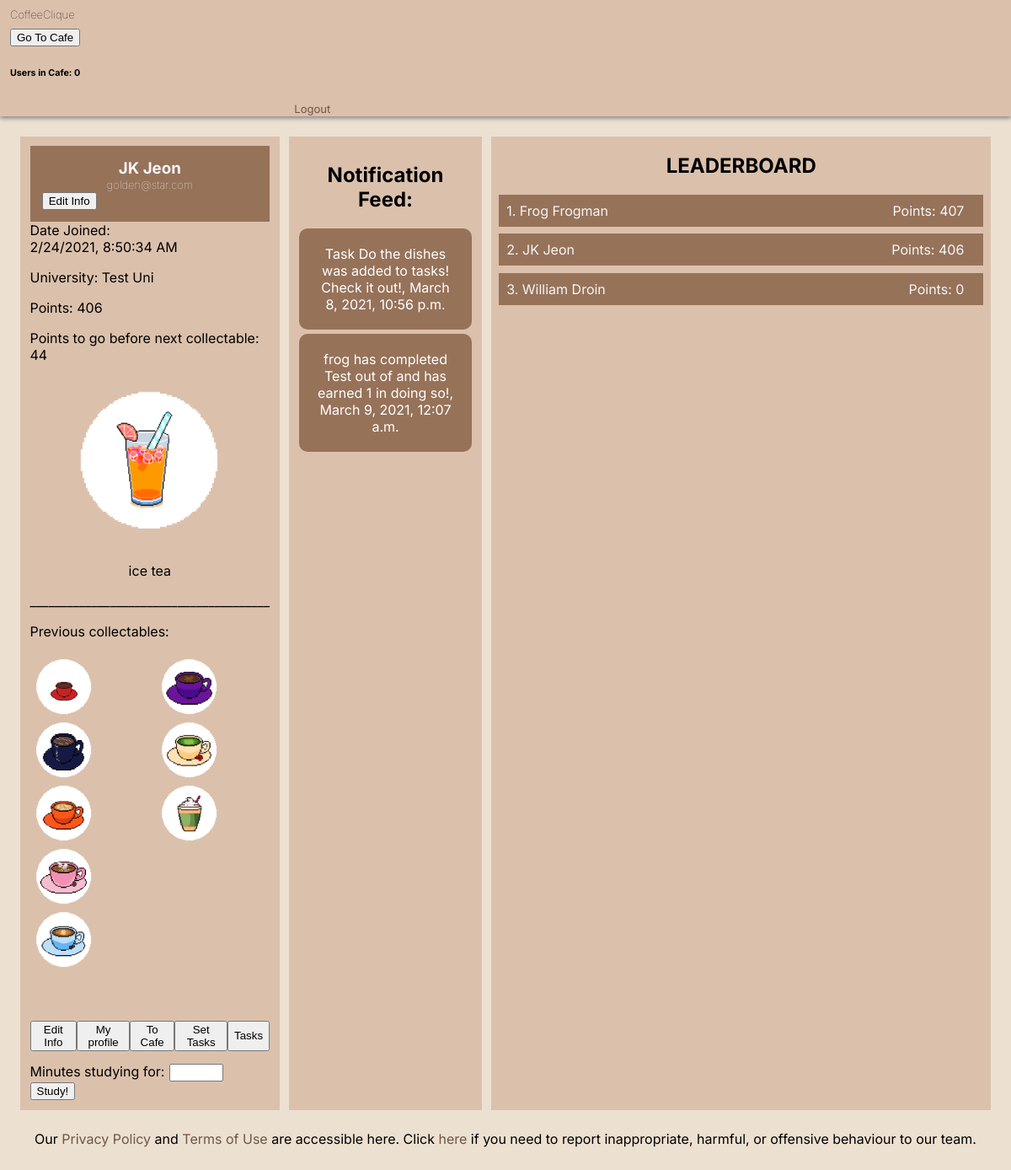
/dashboard (signed in), run on the app's committed database.
### app/models.py (models this page shows, shortened)
class CoffeeUser(AbstractBaseUser):
    AVAILABLE_UNIS = (
        ("University of Exeter", "University of Exeter"),
        ("Test uni", "Test uni")
    )
    email = models.EmailField(verbose_name="email", unique=True)
    date_joined = models.DateTimeField(verbose_name="date_joined",
                                       auto_now_add=True)
    last_login = models.DateTimeField(verbose_name="last_login", auto_now=True)
    is_admin = models.BooleanField(default=False)
    is_active = models.BooleanField(default=True)
    is_staff = models.BooleanField(default=False)
    is_superuser = models.BooleanField(default=False)
    first_name = models.CharField(max_length=50)
    last_name = models.CharField(max_length=50)
    university = models.CharField(max_length=50, choices=AVAILABLE_UNIS)
    year = models.PositiveIntegerField(null=True, blank=True)
    course = models.CharField(max_length=50, blank=True)
    cafe_table_ids = models.ManyToManyField(CafeTable, blank=True)
    points = models.PositiveIntegerField(default=0)
    studying_until = models.DateTimeField(null=True, blank=True)
    share_tables = models.BooleanField(default=True)
    tasks_set_today = models.PositiveIntegerField(default=0)
    next_possible_set = models.DateField(null=True, blank=True)
    student_tasks_completed = models.PositiveIntegerField(default=0)
    next_possible_complete = models.DateField(null=True, blank=True)
    facebook = models.CharField(max_length=255, null=True, blank=True)
    twitter = models.CharField(max_length=255, null=True, blank=True)
    instagram = models.CharField(max_length=255, null=True, blank=True)
    USERNAME_FIELD = "email"  # users log in using their email
    REQUIRED_FIELDS = ["first_name", "last_name", "university", "is_staff"]
    objects = CoffeeUserManager()

class Notification(models.Model):
    NOTIFICATION_TYPES = ((1, 'Award'), (2, 'Points'), (3, 'Task'))
    table_id = models.ForeignKey(CafeTable, on_delete=models.CASCADE,
                                 related_name="noti_post", blank=False,
                                 null=True)
    notification_type = models.IntegerField(choices=NOTIFICATION_TYPES)
    text_preview = models.CharField(max_length=90, blank=True)
    date = models.DateTimeField(auto_now_add=True)

### app/views.py (the view, shortened to what this page needs)
# urls.py: path('dashboard', views.dashboard, name='dashboard'),
@login_required(login_url='/')
def dashboard(request):
    user = request.user
    tables = CafeTable.objects.filter(
        university=user.university,
        table_id__in=user.cafe_table_ids.values_list('table_id',
                                                     flat=True)
    )
    notifications = Notification.objects.filter(table_id__in=tables)
    users = CoffeeUser.objects.filter(is_staff=False)
    sorted_users = sorted(users, key=attrgetter("points"), reverse=True)
    if len(sorted_users) > 10:
        sorted_users = sorted_users[:9]
    if user.is_staff is False:
        current_user_points = user.points
        points_level = check_points_treshold(current_user_points)
        link_img = list_coffee_link[int(points_level)]
        name_coffee = list_coffee_name[int(points_level)]
        previous_collectables = []
        index_list = 0
        while index_list < int(points_level):
            previous_collectables.append(list_coffee_link[index_list])
            index_list += 1
        points_to_go_next_collectable = int(how_much_to_go(points_level))
        if points_to_go_next_collectable < 10:
            n_text = user.first_name + \
                " has less than 10 points to go until their next award!"
            notif = Notification(table_id=0, notification_type=1,
                                 text_preview=n_text)
            notif.save()
        if user.studying_until:
            if user.studying_until <= datetime.datetime.now():
                user.studying_until = None
                user.save()
                studying = False
            else:
                studying = True
        else:
            studying = False
    else:  # staff user - don't waste computation on irrelevant stuff
        link_img = ''
        points_to_go_next_collectable = 0
        name_coffee = ''
        previous_collectables = []
        studying = False
    tz_date = pytz.utc.localize(user.date_joined).isoformat()
    context = {
        'firstName': user.first_name,
        'lastName': user.last_name,
        'email': user.email,
        'university': user.get_university_display(),
        'dateJoined': tz_date,
        'points': user.points,
        'users': sorted_users,
        'collectable': link_img,
        'pointsToGo': points_to_go_next_collectable,
        'nameCollectable': name_coffee,
        'previousCollectables': previous_collectables,
        'listOfCoffeeLink': list_coffee_link,
        'num_users': get_number_current_users(),
        'break_form': StudyBreaksForm(),
        'studying': studying,
        'pk': user.pk,
        'staff': user.is_staff,
        'notifications': notifications,
    }
    return render(request, "dashboard.html", context)

### app/forms.py
class StudyBreaksForm(forms.Form):
    minutes_studying_for = forms.IntegerField(min_value=5, max_value=300)

### app/small_scripts_def.py (called while the page is built)
def check_points_treshold(total_points):
    level = total_points/50
    if level >= 9:
        level = 9
    return level

def how_much_to_go(current_level):
    if current_level < 9:
        int_value = int(current_level)
        to_go_level = (int_value+1) - current_level
        to_go_points = to_go_level*50
    else:
        to_go_points = 0
    return to_go_points

### app/views.py (called while the page is built)
def get_number_current_users():
    active_sessions = Session.objects.filter(expire_date__gte=timezone.now())
    active = 0
    for session in active_sessions:
        data = session.get_decoded()
        if data != {}:
            active += 1
    return active

### app/templates/dashboard.html (shortened to what this page needs)
<!DOCTYPE html>
<html lang="en">
<head>
  {% load static %}
  <link rel="stylesheet" type="text/css" href="{% static 'css/basic.css' %}"></link>
  <link rel="stylesheet" type="text/css" href="{% static 'css/dashboard.css' %}"></link>
</head>
<body>
  <div class="top_bar">
    <h6 class="app_name">CoffeeClique</h6>
    <div class="cafe_data">
      <button class="goToCafe_button" onclick="document.location='table_view'" id="table_view">Go To Cafe</button>
      <h6 class="user_count_dash">Users in Cafe: {{ num_users }}</h6>
    </div>
    <a class="logout" href="{% url 'logout' %}">Logout</a>
  </div>
  <div class="main">
    <div class="user_info">
      <div class="person">
        <h3 class="name"> {{ firstName }} {{ lastName }} </h3>
        <p class="email"> {{ email }} </p>
        <button class="edit_button" onclick="document.location='dashboard/edit_info'" id="edit_info">Edit Info</button>
      </div>
        Date Joined:
        <div id="joinDate"></div>
      <p class="uni"> University: {{ university }} </p>
      {% if staff is False %}
      <p> Points: {{ points }} </p>
      <p> Points to go before next collectable: {{ pointsToGo }} </p>
      <div class="Collectable">
        <p style=" text-align: center ">
        <img src='{% static collectable %}' style="width: 200px; height: auto">
      </p>
        <p style=" text-align: center "> {{nameCollectable}} </p>
      </div>
      <p> _______________________________________ </p>
      <p> Previous collectables: </p>
      <div class="grid_collectables">
        {% for img in previousCollectables %}
        {% if forloop.counter > 5%}
          <img src="{% static img %}" style="grid-column: 2; grid-row: ;" >
        {% endif %}
        {% if forloop.counter < 6 %}
          <img src="{% static img %}" style="grid-column: 1; grid-row: {{forloop.counter}};" >
        {% endif %}
        {% endfor %}
      </div>
      {% endif %}
      <div class="buttons">
        <button onclick="document.location='dashboard/edit_info'" id="edit_info">Edit Info</button>
        <button class="otherbutton" onclick="document.location='profile_page/{{ pk }}'" id="profile_page">My profile</button>
        <button onclick="document.location='table_view'" id="table_view">To Cafe</button>
        <button class="otherbutton" onclick="document.location='set_tasks'" id="set_tasks">Set Tasks</button>
        {% if staff is False %}
        <button class="otherbutton" onclick="document.location='view_tasks'" id="view_tasks">Tasks</button>
        {% endif %}
      </div>
      {% if staff is False %}
      <div class="set_study_break">
        {% if studying == False %}
        <form method="post">
          {{ break_form }}<button type="submit"> Study! </button>
        </form>
        {% endif %}
      </div>
      {% endif %}
    </div>
    <div class="user_info">
    <h2 class="board_title">Notification Feed: </h2>
    {% for notification in notifications %}
      <div class='notification'>
      {{notification.text_preview}}, {{notification.date}}
      </div>
    {% endfor %}
    </div>
    <div class="leaderboard">
      <h2 class="board_title">LEADERBOARD</h2>
    {% for student in users %}
      <li>{{ forloop.counter }}. <div class="student">{{ student.first_name }} {{ student.last_name }}</div> <div class="points">Points: {{ student.points }}</div></li>
    {% endfor %}
    </div>
</div>
<center>
Our <a href="privacy" target="_blank">Privacy Policy</a> and <a href="terms" target="_blank">Terms of Use</a> are accessible here. Click <a href="report">here</a> if you need to report inappropriate, harmful, or offensive behaviour to our team.<br><br><br> </div>
</center>
</body>
</html>

### app/static/css/basic.css (style rules this page uses)
body { background-color: #ece0d1; margin: 0%; font-family: 'Inter', sans-serif; }
.top_bar { background-color: #dbc1ac; box-shadow: 0px 2.5px 5px #888888; padding-left: 1%; }
.app_name { margin: 0; padding-top: 9px; padding-bottom: 8px; font-size: small; font-weight:lighter; display: inline-block; width: 32%; }
.logout { display: inline-block; width: 32%; text-align: right; font-size: small; }
a:link { color: #705644; background-color: transparent; text-decoration: none; }

### app/static/css/dashboard.css (style rules this page uses)
.main { display: flex; margin: 2%; }
.user_info { background-color: #dbc1ac; width: 25%; margin-right: 1%; padding: 1%; }
.leaderboard { background-color: #dbc1ac; width: 72%; }
.person { background-color: #967259; color: whitesmoke; padding: 5%; }
.name { text-transform: capitalize; text-align: center; margin: 0; }
.email { text-align: center; margin: 0; font-size: small; font-weight: lighter; }
.uni { text-transform: capitalize; }
.buttons { display: inline-flex; }
.set_study_break { padding-top: 5%; }
#id_minutes_studying_for { margin-left: 2%; margin-right: 2%; }
.board_title { text-align: center; }
li { display: block; background-color: #967259; color: whitesmoke; margin: 1.5%; padding: 1.5%; }
.student { text-transform: capitalize; display: inline; }
.points { float: right; padding-right: 2.5%; }
.grid_collectables { display: grid; justify-content: center; align-content: center; grid-template-columns: repeat(2, 1fr); grid-template-rows: repeat(6, 5vw); grid-gap: 15px; }
.grid_collectables img { width: 80px; height: auto; }
.notification { margin: 5px 0 0; padding: 20px; overflow: hidden; border: none; -webkit-border-radius: 10px; border-radius: 10px; text-align: center; color: white; -o-text-overflow: ellipsis; text-overflow: ellipsis; background-color: #967259; }

### data on the page
CoffeeUser: first_name "JK", last_name "Jeon", email "golden@star.com", points "406"
Notification: text_preview "Task Do the dishes was added to tasks! Check it out!", date "March 8, 2021, 10:56 p.m."
Notification: text_preview "frog has completed Test out of and has earned 1 in doing so!", date "March 9, 2021, 12:07 a.m."
CoffeeUser: first_name "Frog", last_name "Frogman", points "407"
CoffeeUser: first_name "William", last_name "Droin", points "0"

### other printed values
{{ num_users }} "0"
{{ university }} "Test Uni"
{{ points }} "406"
{{ pointsToGo }} "44"
{{ nameCollectable }} "ice tea"
